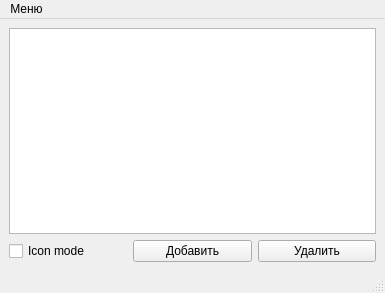
<?xml version="1.0" encoding="UTF-8"?>
<ui version="4.0">
 <class>MainWindow</class>
 <widget class="QMainWindow" name="MainWindow">
  <property name="geometry">
   <rect>
    <x>0</x>
    <y>0</y>
    <width>385</width>
    <height>293</height>
   </rect>
  </property>
  <property name="windowTitle">
   <string>Qt - задание 2.2</string>
  </property>
  <widget class="QWidget" name="centralwidget">
   <layout class="QGridLayout" name="gridLayout">
    <item row="1" column="2">
     <widget class="QPushButton" name="pushButtonDelete">
      <property name="text">
       <string>Удалить</string>
      </property>
     </widget>
    </item>
    <item row="0" column="0" colspan="3">
     <widget class="QListView" name="listView">
      <property name="showDropIndicator" stdset="0">
       <bool>false</bool>
      </property>
      <property name="dragEnabled">
       <bool>false</bool>
      </property>
      <property name="dragDropOverwriteMode">
       <bool>false</bool>
      </property>
      <property name="dragDropMode">
       <enum>QAbstractItemView::InternalMove</enum>
      </property>
      <property name="defaultDropAction">
       <enum>Qt::IgnoreAction</enum>
      </property>
      <property name="alternatingRowColors">
       <bool>false</bool>
      </property>
      <property name="selectionMode">
       <enum>QAbstractItemView::SingleSelection</enum>
      </property>
      <property name="iconSize">
       <size>
        <width>0</width>
        <height>0</height>
       </size>
      </property>
      <property name="viewMode">
       <enum>QListView::ListMode</enum>
      </property>
     </widget>
    </item>
    <item row="1" column="0">
     <widget class="QCheckBox" name="checkBoxMode">
      <property name="text">
       <string>Icon mode</string>
      </property>
     </widget>
    </item>
    <item row="1" column="1">
     <widget class="QPushButton" name="pushButtonAdd">
      <property name="text">
       <string>Добавить</string>
      </property>
     </widget>
    </item>
   </layout>
  </widget>
  <widget class="QMenuBar" name="menubar">
   <property name="geometry">
    <rect>
     <x>0</x>
     <y>0</y>
     <width>385</width>
     <height>22</height>
    </rect>
   </property>
   <widget class="QMenu" name="menu">
    <property name="title">
     <string>Меню</string>
    </property>
    <addaction name="actionExit"/>
   </widget>
   <addaction name="menu"/>
  </widget>
  <widget class="QStatusBar" name="statusbar"/>
  <action name="actionExit">
   <property name="text">
    <string>Выход</string>
   </property>
   <property name="shortcut">
    <string>Ctrl+Q</string>
   </property>
  </action>
 </widget>
 <resources/>
 <connections>
  <connection>
   <sender>actionExit</sender>
   <signal>triggered()</signal>
   <receiver>MainWindow</receiver>
   <slot>close()</slot>
   <hints>
    <hint type="sourcelabel">
     <x>-1</x>
     <y>-1</y>
    </hint>
    <hint type="destinationlabel">
     <x>219</x>
     <y>147</y>
    </hint>
   </hints>
  </connection>
 </connections>
</ui>
